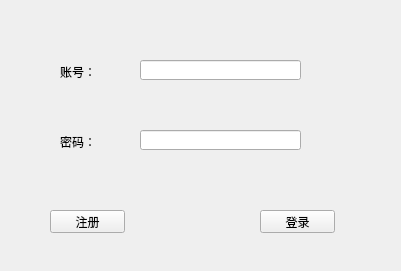
<?xml version="1.0" encoding="UTF-8"?>
<ui version="4.0">
 <class>LoginWidget</class>
 <widget class="QWidget" name="LoginWidget">
  <property name="geometry">
   <rect>
    <x>0</x>
    <y>0</y>
    <width>401</width>
    <height>271</height>
   </rect>
  </property>
  <property name="windowTitle">
   <string>登录</string>
  </property>
  <widget class="QLabel" name="label">
   <property name="geometry">
    <rect>
     <x>60</x>
     <y>62</y>
     <width>54</width>
     <height>20</height>
    </rect>
   </property>
   <property name="text">
    <string>账号：</string>
   </property>
  </widget>
  <widget class="QLabel" name="label_2">
   <property name="geometry">
    <rect>
     <x>60</x>
     <y>132</y>
     <width>54</width>
     <height>20</height>
    </rect>
   </property>
   <property name="text">
    <string>密码：</string>
   </property>
  </widget>
  <widget class="QLineEdit" name="idLineEdit">
   <property name="geometry">
    <rect>
     <x>140</x>
     <y>60</y>
     <width>161</width>
     <height>20</height>
    </rect>
   </property>
  </widget>
  <widget class="QLineEdit" name="psdLineEdit">
   <property name="geometry">
    <rect>
     <x>140</x>
     <y>130</y>
     <width>161</width>
     <height>20</height>
    </rect>
   </property>
  </widget>
  <widget class="QLabel" name="statusLabel">
   <property name="geometry">
    <rect>
     <x>10</x>
     <y>250</y>
     <width>381</width>
     <height>20</height>
    </rect>
   </property>
   <property name="text">
    <string/>
   </property>
  </widget>
  <widget class="QPushButton" name="registerButton">
   <property name="geometry">
    <rect>
     <x>50</x>
     <y>210</y>
     <width>75</width>
     <height>23</height>
    </rect>
   </property>
   <property name="text">
    <string>注册</string>
   </property>
  </widget>
  <widget class="QPushButton" name="loginButton">
   <property name="geometry">
    <rect>
     <x>260</x>
     <y>210</y>
     <width>75</width>
     <height>23</height>
    </rect>
   </property>
   <property name="text">
    <string>登录</string>
   </property>
  </widget>
 </widget>
 <resources/>
 <connections/>
</ui>
